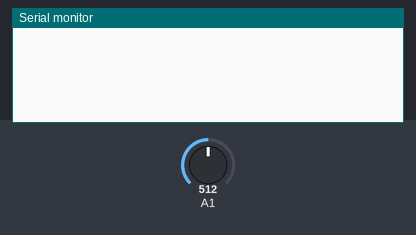
Recording of a sketch running on a simulated Arduino Uno, built with avr-gcc and run on an emulated ATmega328P. On the bench: the last lines printed to the serial monitor. The inputs (shaded band) are chosen by the test bench; at power-on: A1 = 512.

Above: at 1.2 s.
1.3 s: A1 set to 15
At 2.0 s:
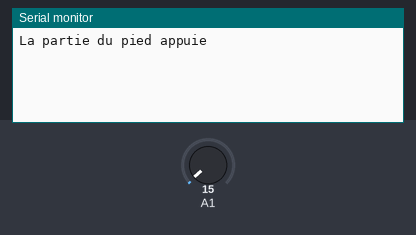
2.8 s: A1 set to 35
At 3.4 s:
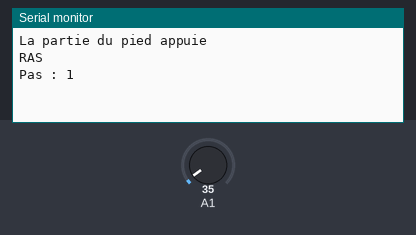

The sketch:

flexiforce.ino
```cpp
bool pressed = false;
bool previousState = false;
int steps = 0;
int stepsMod = 0;
unsigned long lastDebounceTime = 0;
const unsigned long DEBOUNCE_DELAY = 50;

void setup() {
  Serial.begin(9600);
}

void loop() {
  int rawValue = analogRead(A1);
  bool currentRead = rawValue < 25;

  if (currentRead != pressed) {
    lastDebounceTime = millis();
    pressed = currentRead;
  }

  if ((millis() - lastDebounceTime) > DEBOUNCE_DELAY) {
    if (pressed != previousState) {
      previousState = pressed;
      Serial.println(pressed ? "La partie du pied appuie" : "RAS");
      stepsMod++;
      if (stepsMod % 2 == 0) {
        steps++;
        Serial.print("Pas : ");
        Serial.println(steps);
      }
    }
  }
}
```

Measured:
- after the input at 1.3 s, the serial monitor: prints a new line after 0.05 s (image 1)
- after the input at 2.8 s, the serial monitor: prints a new line after 0.05 s (image 2)
